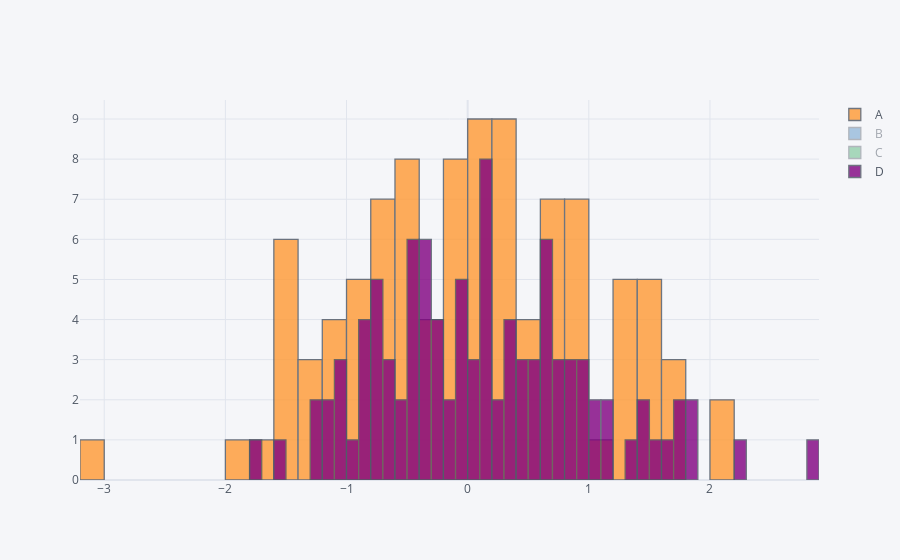

The code cell stored with this chart in its notebook:
### Code cell
df.iplot(kind = "hist",bins = 50)
